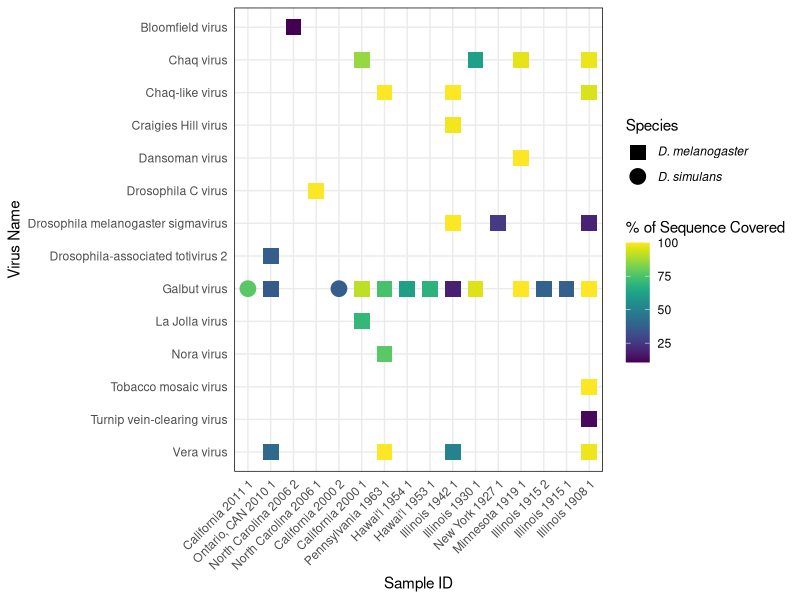
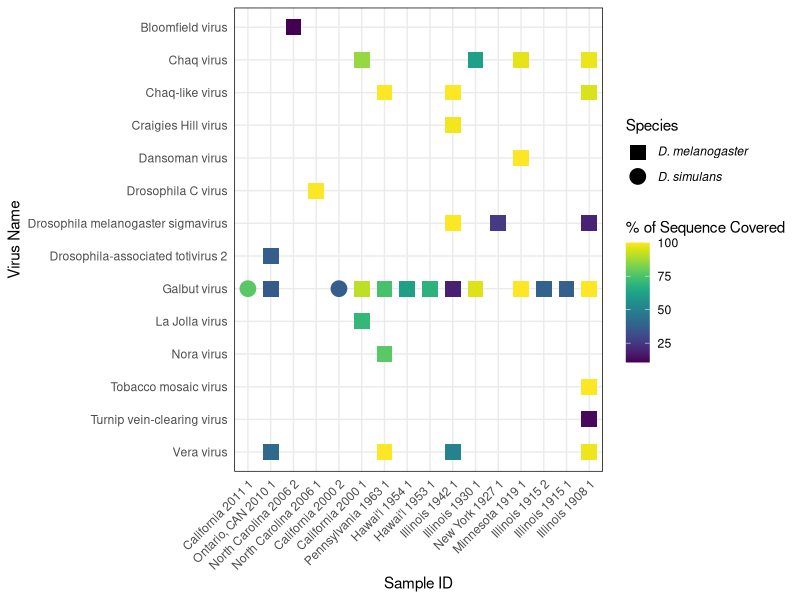

Write R code to recreate these figures, in order.
library(tidyverse)
library(viridis)

other_viruses <- read_csv("metadata/OtherViruses_known.csv")

other_viruses <- other_viruses %>% 
  mutate(id = str_c(sample_location," ",year," ",rep)) %>% 
  mutate(virus_name = as.factor(fct_rev(taxon_id)),
         id = factor(id, levels = c("California 2011 1", "Ontario, CAN 2010 1", 
                                    "North Carolina 2006 2", "North Carolina 2006 1", 
                                    "California 2000 2", "California 2000 1",
                                    "Pennsylvania 1963 1", "Hawai'i 1954 1", 
                                    "Hawai'i 1953 1", "Illinois 1942 1", 
                                    "Illinois 1930 1", "New York 1927 1",
                                    "Minnesota 1919 1", "Illinois 1915 2", 
                                    "Illinois 1915 1", "Illinois 1908 1")))


fig <- ggplot(other_viruses, aes(x = id, y = virus_name)) +
  geom_point(aes(color = percent_coverage, shape = factor(Drosophila_species)), size = 5) +
  scale_color_viridis() +
  scale_shape_manual(labels = c(substitute(paste(italic("D. melanogaster"))), 
                                substitute(paste(italic("D. simulans")))),
                     values = c(15, 19)) +
  theme_minimal(base_size = 11) +
  theme(panel.border = element_rect(linetype = "solid", fill = NA),
        strip.background = element_rect(colour = "black", fill = "white"),
        axis.text.x = element_text(angle = 45, hjust = 1, vjust = 1)) +
  labs(x = "Sample ID", y = "Virus Name", color = "% of Sequence Covered", shape = "Species") 

fig
ggsave("plots/virus_pres_abs.pdf", units = "in", width = 10, height = 8)
